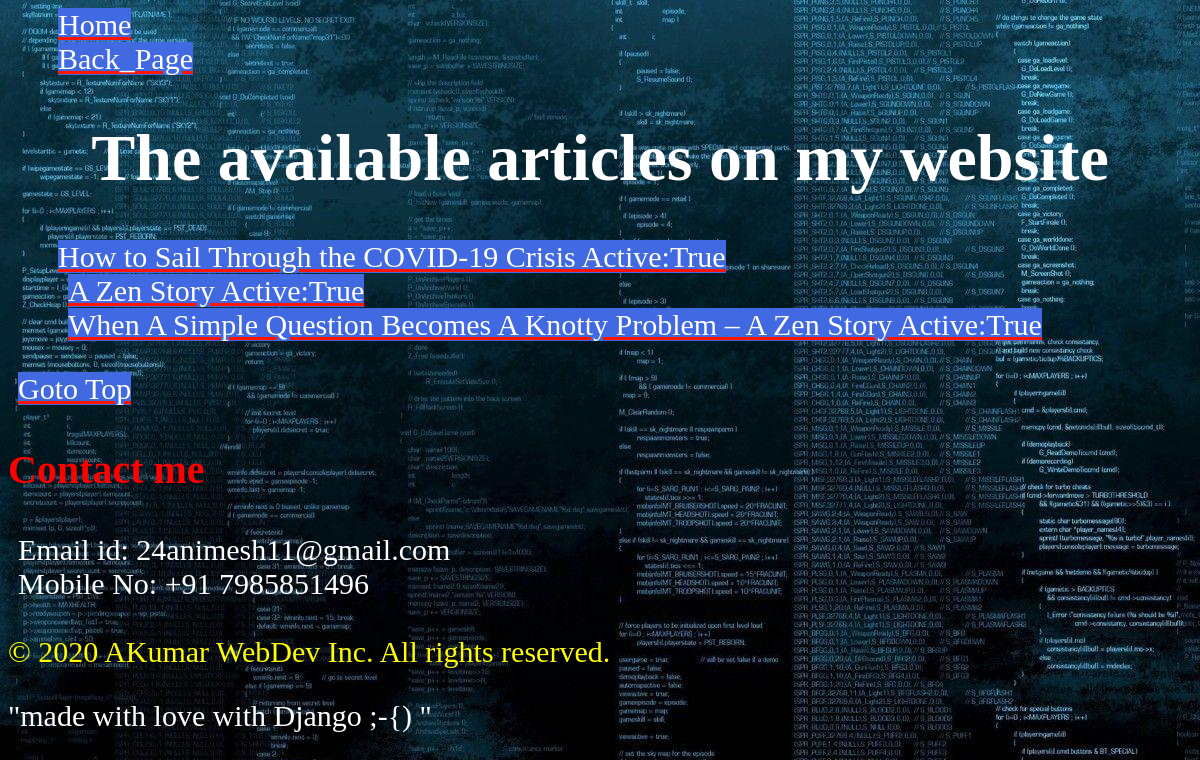
The page /blogs/all/ on the database its author committed.
### Blog/models.py (models this page shows)
class Article(models.Model):
    title   = models.CharField(("Enter title"), max_length=100)
    content = models.TextField(blank=False, null=True)
    active  = models.BooleanField(default=False)
    def get_absolute_url(self):
        return reverse("Blog_app:article-detail", kwargs={"my_id": self.id})

### Blog/views.py (the view)
# urls.py: path('all/', article_list_view, name = 'list-articles'),
def article_list_view(request):
    queryset = Article.objects.all()
    my_context = {
        'Object_list': queryset
    }
    return render(request, 'blogtemp/article_list.html', my_context)

### Blog/templates/blogtemp/article_list.html
{% extends 'base2.html' %}
{% block content %}
    <h1>The available articles on my website</h1>
    <ul>
    {% for obj in Object_list %}
        <li><a class ='P4' href = '{{ obj.get_absolute_url }}'>{{ obj.title }}       Active:{{ obj.active }}</li>
    {% endfor %}
    </ul>
{% endblock content %}

### Blog/templates/base2.html (shortened to what this page needs)
{% load static %}
<html>
<head>
    <link rel = 'stylesheet' type = 'text/css' href = "{% static 'css/file1.css' %}">
</head>
<body>
    <ul>
        {% block ForAll %}
            <li><a class = 'P4' href = '/'>Home</a></li>
            <li><a class = 'P4' href = '../'>Back_Page</a></li>
        {% endblock ForAll %}
    </ul>
    <p>
    {% block content %}
    {% endblock content %}
    </p>
    {% include 'footer.html' %}
    <p>"made with love with Django ;-{) "</p>
</body>
</html>

### Blog/templates/footer.html
<a class = 'P4' href = "#Top" >Goto Top</a>
<div>
    <h3>Contact me</h3>
    <div class ="P3">Email id: 24animesh11@gmail.com <br> Mobile No: +91 7985851496</div>
</div>
<br><footer id="p2"> &copy; 2020 AKumar WebDev Inc. All rights reserved. </footer>

### Blog/static/css/file1.css (style rules this page uses)
li { list-style: none; }
p { font-size: 30px ; width: 85%; color: white; }
.P3 { font-size: 30px ; width: 100%; height: 13%; text-decoration-color: rgb(255, 21, 0); float: left; margin-left: 10px; color: rgb(255, 255, 255); }
.P4:link, .P4:visited { font-size: 30px ; width: 28%; height: 12%; text-decoration-color: rgb(255, 21, 0); background-color: royalblue; float: center; margin-left: 10px; color: rgb(255, 255, 255); }
h1 { font-size: 66px ; font-family: 'Public Sans'; color: #ffffff; text-align: center; }
h3 { clear: left; font-size: 40px ; font-family: 'Public Sans'; color: rgb(255, 0, 0); text-align: left; }
#p2 { color: yellow; font-size: 30px; }
body { background-image: url("/static/img/wp1828913-programmer-wallpapers.jpg"); }

### rows shown on the page
Article: title "How to Sail Through the COVID-19 Crisis", active "True"
Article: title "A Zen Story", active "True"
Article: title "When A Simple Question Becomes A Knotty Problem – A Zen Story", active "True"
